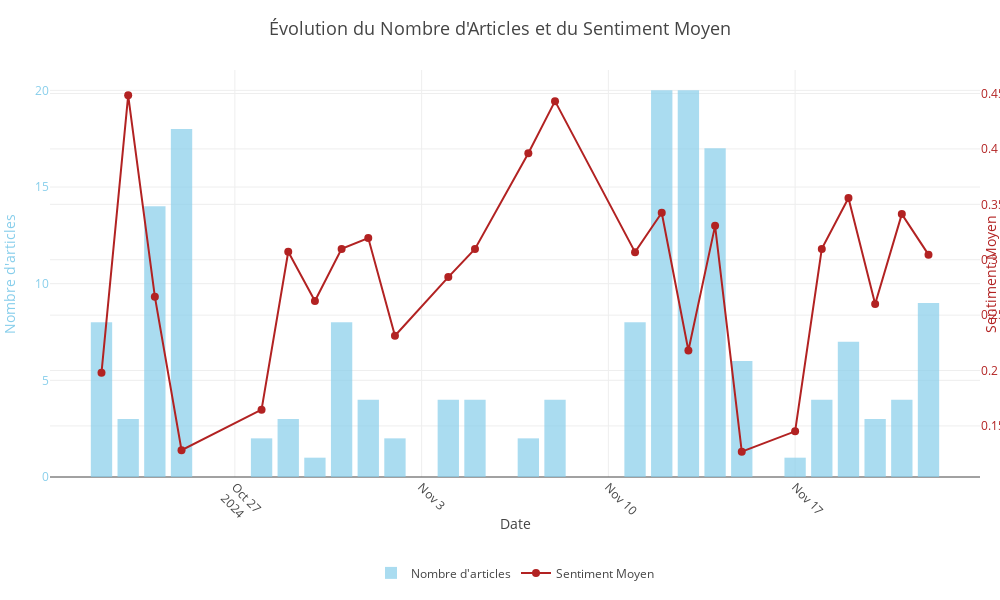

This figure's notebook cell:
### Markdown cell above
Graphique temporel :

### Code cell
# --- Calcul des statistiques temporelles ---
time_stats = df_articles_llm.groupby('date').agg(
    num_articles=('sentiment', 'size'),
    avg_sentiment=('sentiment', 'mean')
).reset_index().sort_values('date')

# --- Création du graphique temporel ---
fig = go.Figure()

# Ajouter une barre pour le nombre d'articles
fig.add_trace(go.Bar(
    x=time_stats['date'],
    y=time_stats['num_articles'],
    name='Nombre d\'articles',
    marker_color='skyblue',
    yaxis='y1',
    opacity=0.7  # Transparence pour rendre les barres moins dominantes
))

# Ajouter une ligne pour le sentiment moyen
fig.add_trace(go.Scatter(
    x=time_stats['date'],
    y=time_stats['avg_sentiment'],
    name='Sentiment Moyen',
    mode='lines+markers',
    marker=dict(color='firebrick', size=8),  # Points plus visibles
    line=dict(width=2, color='firebrick'),  # Ligne plus épaisse
    yaxis='y2'
))

# Mise à jour des axes et de la mise en page
fig.update_layout(
    title=dict(
        text="Évolution du Nombre d'Articles et du Sentiment Moyen",
        x=0.5,  # Centrer le titre
        font=dict(size=18)
    ),
    xaxis=dict(
        title='Date',
        tickangle=45,  # Incliner les étiquettes de date
        showgrid=True  # Grille pour améliorer la lisibilité
    ),
    yaxis=dict(
        title='Nombre d\'articles',
        titlefont=dict(color='skyblue'),
        tickfont=dict(color='skyblue'),
        side='left'
    ),
    yaxis2=dict(
        title='Sentiment Moyen',
        titlefont=dict(color='firebrick'),
        tickfont=dict(color='firebrick'),
        overlaying='y',  # Superposition avec l'axe y1
        side='right'
    ),
    legend=dict(
        x=0.5, 
        y=-0.2,  # Position de la légende en dessous
        xanchor='center', 
        orientation='h',  # Disposition horizontale
        font=dict(size=12)
    ),
    hovermode='x unified',  # Unifie les infobulles sur la même date
    margin=dict(r=20, t=70, l=50, b=70),  # Marges ajustées pour la légende
    width=1000,  # Largeur augmentée
    height=600  # Hauteur ajustée
)

# Afficher le graphique
fig.show()

### Figure 1 — Plotly figure (JSON) as saved in the notebook; plotly's stock layout.template omitted (floating-point values rounded to 4 significant figures)
{"data": [{"marker": {"color": "skyblue"}, "name": "Nombre d'articles", "opacity": 0.7, "type": "bar", "x": ["2024-10-22T00:00:00", "2024-10-23T00:00:00", "2024-10-24T00:00:00", "2024-10-25T00:00:00", "2024-10-28T00:00:00", "2024-10-29T00:00:00", "2024-10-30T00:00:00", "2024-10-31T00:00:00", "2024-11-01T00:00:00", "2024-11-02T00:00:00", "2024-11-04T00:00:00", "2024-11-05T00:00:00", "2024-11-07T00:00:00", "2024-11-08T00:00:00", "2024-11-11T00:00:00", "2024-11-12T00:00:00", "2024-11-13T00:00:00", "2024-11-14T00:00:00", "2024-11-15T00:00:00", "2024-11-17T00:00:00", "2024-11-18T00:00:00", "2024-11-19T00:00:00", "2024-11-20T00:00:00", "2024-11-21T00:00:00", "2024-11-22T00:00:00"], "y": [8, 3, 14, 18, 2, 3, 1, 8, 4, 2, 4, 4, 2, 4, 8, 20, 20, 17, 6, 1, 4, 7, 3, 4, 9], "yaxis": "y"}, {"line": {"color": "firebrick", "width": 2}, "marker": {"color": "firebrick", "size": 8}, "mode": "lines+markers", "name": "Sentiment Moyen", "type": "scatter", "x": ["2024-10-22T00:00:00", "2024-10-23T00:00:00", "2024-10-24T00:00:00", "2024-10-25T00:00:00", "2024-10-28T00:00:00", "2024-10-29T00:00:00", "2024-10-30T00:00:00", "2024-10-31T00:00:00", "2024-11-01T00:00:00", "2024-11-02T00:00:00", "2024-11-04T00:00:00", "2024-11-05T00:00:00", "2024-11-07T00:00:00", "2024-11-08T00:00:00", "2024-11-11T00:00:00", "2024-11-12T00:00:00", "2024-11-13T00:00:00", "2024-11-14T00:00:00", "2024-11-15T00:00:00", "2024-11-17T00:00:00", "2024-11-18T00:00:00", "2024-11-19T00:00:00", "2024-11-20T00:00:00", "2024-11-21T00:00:00", "2024-11-22T00:00:00"], "y": [0.198, 0.4484, 0.2667, 0.1281, 0.1647, 0.3072, 0.2627, 0.3098, 0.3196, 0.2314, 0.2843, 0.3098, 0.3961, 0.4431, 0.3069, 0.3424, 0.218, 0.3306, 0.1268, 0.1451, 0.3098, 0.3557, 0.2601, 0.3412, 0.3046], "yaxis": "y2"}], "layout": {"height": 600, "hovermode": "x unified", "legend": {"font": {"size": 12}, "orientation": "h", "x": 0.5, "xanchor": "center", "y": -0.2}, "margin": {"b": 70, "l": 50, "r": 20, "t": 70}, "title": {"font": {"size": 18}, "text": "Évolution du Nombre d'Articles et du Sentiment Moyen", "x": 0.5}, "width": 1000, "xaxis": {"showgrid": true, "tickangle": 45, "title": {"text": "Date"}}, "yaxis": {"side": "left", "tickfont": {"color": "skyblue"}, "title": {"font": {"color": "skyblue"}, "text": "Nombre d'articles"}}, "yaxis2": {"overlaying": "y", "side": "right", "tickfont": {"color": "firebrick"}, "title": {"font": {"color": "firebrick"}, "text": "Sentiment Moyen"}}}}
